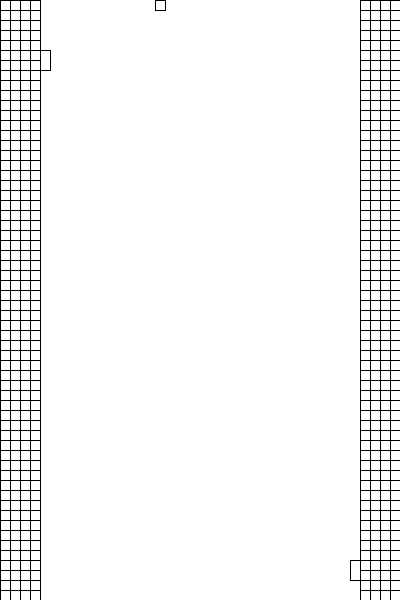
Frame 1 (no input)
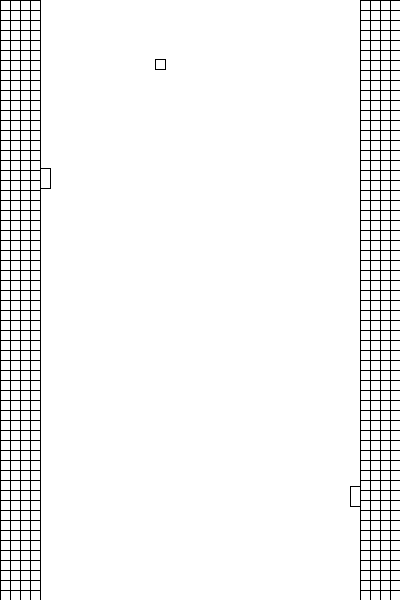
Frame 60 (the mouse pressed at the canvas centre just before this capture)
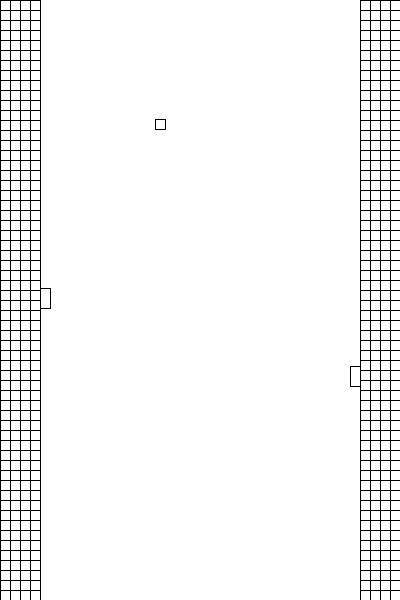
Frame 120 (the mouse held since frame 60 and released just before this capture)

The Processing sketch that drew these frames (run headless with seeded random() and noise(); from frame 60 on, the mouse is pressed at the canvas centre):

// Processing sketch: tetrisastroidsgame
// ── tetrisastroidsgame.pde
//-- variables
int max_x = 400;
int max_y = 600;
int min_x = 0;
int min_y = 0;
int grid_size = 10;
int leftwallbound = 40;
int rightwallbound = max_x - (leftwallbound + 10);
AI aileft;
AI airight;
TetrisBlocks block;
ArrayList<TetrisBlocks> blocks;

void settings()
{
size( max_x, max_y);
}

void setup()
{
  aileft = new AI(new PVector(leftwallbound,50,0), 10, max_y, 0, true);
  airight = new AI(new PVector(rightwallbound, max_y - 40, 0), 10, max_y, 0, true);
  block = new TetrisBlocks(new PVector(((rightwallbound - leftwallbound) / 2), 0, 0), 10);
}

void draw()
{
   background( #ffffff );
  //-- draw the side walls.
 for ( int x=min_x; x<=max_x; x+=grid_size )
 {
    for ( int y=min_y; y<=max_y; y+=grid_size )
     {
       if(x < leftwallbound || x > rightwallbound)
        rect(x,y, grid_size, grid_size);
     }
  }
  aileft.getActiveTarget(block.getPosition());
  airight.getActiveTarget(block.getPosition());
  aileft.draw();
  airight.draw();
  block.draw();
}

void keyPressed() 
{
  if (key == CODED) 
  {
    if (keyCode == RIGHT) 
      block.goLeft();
      
    if (keyCode == LEFT) 
      block.goRight();
  }
}
// ── AI.pde
class AI
{
  AI(PVector position, int size, int bottom, int top, boolean start)
{
  this.position = position;
  this.size = size;
  this.top = top + size;
  this.bottom = bottom - (size * 2);
  this.start = start;
  if(start)
    move = 2;
  else
    move = -2;
}

void getActiveTarget(PVector position)
{

}

void draw()
{
   rect(position.x,position.y, size, size + 10);
   //-- ai move down
   position.y+=move;
  
  if(position.y > bottom || position.y < top)
    move = move * -1;
}

//-- variables
PVector position;
boolean start;
int size;
int move;
int bottom;
int top;
}
// ── Collide.pde
class Collide
{
  Collide(){}
  
  boolean collide(PVector position1, PVector position2, int size){return position1.dist(position2) < size;}
}
// ── Color.pde
class Color
{
  Color(int random)
  {
    switch(random)
    {
      case 0:
      r = 255;
      g = 0;
      b = 0;
      break;
            case 1:
      r = 0;
      g = 255;
      b = 0;
      break;
            case 2:
      r = 0;
      g = 0;
      b = 255;
      break;

    }
  }
  
  float getR(){return r;}
  float getB(){return b;}
  float getG(){return g;}
  
  void setG(float g){this.g = g;}
  void setR(float r){this.r = r;}
  void setB(float b){this.b = b;}
  
  float r, g, b;
}
// ── ObstacleBlock.pde
class ObstacleBlock
{
    ObstacleBlock(PVector position, int size)
  {
    this.size = size;
    this.position = position;
  }
  
  void draw()
  {
  fill(255, 0, 0);
  rect(position.x, position.y, size, size);
  }

  PVector getPosition(){return this.position;}
  
  PVector position;
  int size;
}
// ── TetrisBlocks.pde
class TetrisBlocks
{
    TetrisBlocks(PVector position, int size)
  {
    this.size = size;
    this.position = position;
    float r = random(50);
    this.blockcolor = color(r);
  }
  
  void draw()
{
  rect(position.x, position.y, size, size);
  position.y++;
}
PVector getPosition(){return position;}

void goRight(){position.x-=size;}

void goLeft(){position.x+=size;}
  
  PVector position;
  color blockcolor;
  int size;
}
